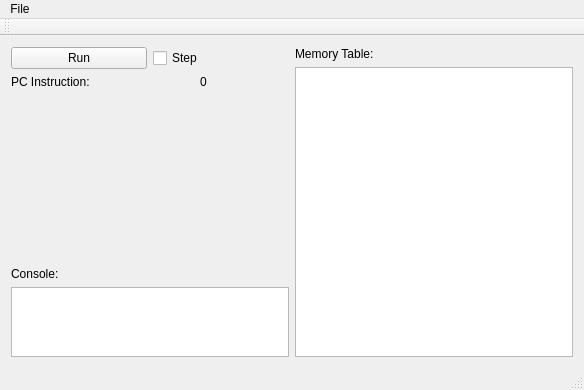
<?xml version="1.0" encoding="UTF-8"?>
<ui version="4.0">
 <class>compGui</class>
 <widget class="QMainWindow" name="compGui">
  <property name="geometry">
   <rect>
    <x>0</x>
    <y>0</y>
    <width>584</width>
    <height>390</height>
   </rect>
  </property>
  <property name="windowTitle">
   <string>Computer GUI</string>
  </property>
  <widget class="QWidget" name="centralWidget">
   <layout class="QHBoxLayout" name="horizontalLayout_2">
    <item>
     <layout class="QVBoxLayout" name="verticalLayout">
      <item>
       <layout class="QHBoxLayout" name="horizontalLayout">
        <item>
         <widget class="QPushButton" name="run_button">
          <property name="text">
           <string>Run</string>
          </property>
         </widget>
        </item>
        <item>
         <widget class="QCheckBox" name="checkStep">
          <property name="text">
           <string>Step</string>
          </property>
         </widget>
        </item>
       </layout>
      </item>
      <item>
       <layout class="QHBoxLayout" name="horizontalLayout_4">
        <item>
         <widget class="QLabel" name="PCReg">
          <property name="text">
           <string>PC Instruction:</string>
          </property>
         </widget>
        </item>
        <item>
         <widget class="QLabel" name="PCInst">
          <property name="text">
           <string/>
          </property>
         </widget>
        </item>
        <item>
         <widget class="QLabel" name="PCCount">
          <property name="text">
           <string>0</string>
          </property>
         </widget>
        </item>
       </layout>
      </item>
      <item>
       <spacer name="verticalSpacer">
        <property name="orientation">
         <enum>Qt::Vertical</enum>
        </property>
        <property name="sizeType">
         <enum>QSizePolicy::Expanding</enum>
        </property>
        <property name="sizeHint" stdset="0">
         <size>
          <width>20</width>
          <height>800</height>
         </size>
        </property>
       </spacer>
      </item>
      <item>
       <widget class="QLabel" name="label">
        <property name="text">
         <string>Console:</string>
        </property>
       </widget>
      </item>
      <item>
       <widget class="QTextBrowser" name="console"/>
      </item>
     </layout>
    </item>
    <item>
     <layout class="QVBoxLayout" name="verticalLayout_2">
      <item>
       <widget class="QLabel" name="Memory">
        <property name="text">
         <string>Memory Table:</string>
        </property>
       </widget>
      </item>
      <item>
       <widget class="QTableView" name="memTable">
        <property name="editTriggers">
         <set>QAbstractItemView::NoEditTriggers</set>
        </property>
       </widget>
      </item>
     </layout>
    </item>
   </layout>
  </widget>
  <widget class="QMenuBar" name="menuBar">
   <property name="geometry">
    <rect>
     <x>0</x>
     <y>0</y>
     <width>584</width>
     <height>26</height>
    </rect>
   </property>
   <widget class="QMenu" name="menuFile">
    <property name="title">
     <string>File</string>
    </property>
    <addaction name="actionOpen"/>
    <addaction name="actionExit"/>
   </widget>
   <addaction name="menuFile"/>
  </widget>
  <widget class="QToolBar" name="mainToolBar">
   <attribute name="toolBarArea">
    <enum>TopToolBarArea</enum>
   </attribute>
   <attribute name="toolBarBreak">
    <bool>false</bool>
   </attribute>
  </widget>
  <widget class="QStatusBar" name="statusBar"/>
  <action name="actionOpen">
   <property name="text">
    <string>Open</string>
   </property>
   <property name="toolTip">
    <string>Open a File to Simulate</string>
   </property>
   <property name="shortcut">
    <string>Ctrl+O</string>
   </property>
  </action>
  <action name="actionExit">
   <property name="text">
    <string>Exit</string>
   </property>
   <property name="toolTip">
    <string>Exit the Program</string>
   </property>
   <property name="shortcut">
    <string>Ctrl+Q</string>
   </property>
  </action>
 </widget>
 <layoutdefault spacing="6" margin="11"/>
 <resources/>
 <connections/>
</ui>
